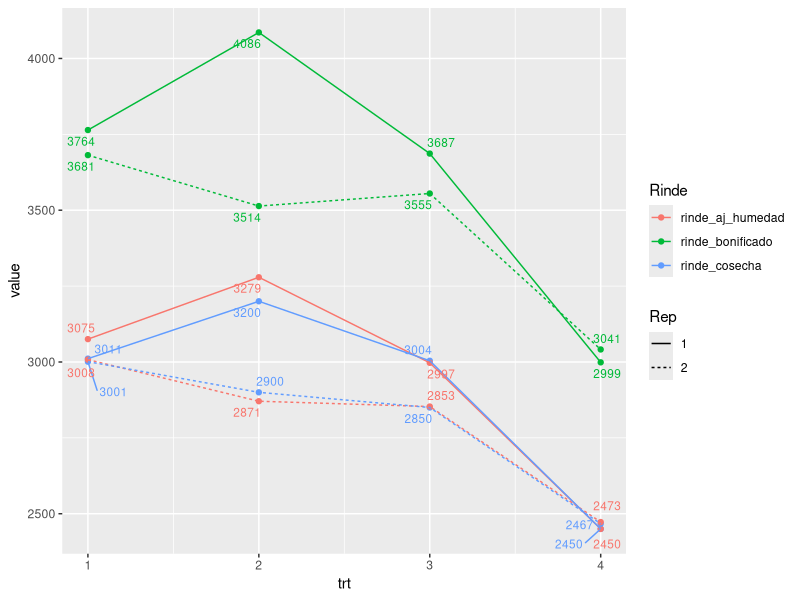

This figure's R source:

# Cada cultivo de grano tiene su humedad standard de recibo, por ej. el girasol se recibe a 11% de humedad.
# Ademas, el girasol puede obtener bonificaciones por el contenido de aceite, 
# esto es: para valores superiores a 42% se bonifica a razón de 2% mas de rendimiento por cada punto %.
# http://www.agro.unc.edu.ar/~wpweb/cereales/wp-content/uploads/sites/31/2018/07/TABLA-TIPIFICACION-Calidad-Comercial-de-granos.pdf

# Al presentar resultados de ensayos de girasol es común ver el rendimiento ajustado a 11% y sobre este, 
# se aplica la bonificación correspondiente según % de aceite. 

# Al tratarse de un cálculo de rutina, nos conviene tener a mano funciones que nos faciliten los cálculos 
# en algun script. Veamos como hariamos esas funciones

# (Siempre es bueno verificar en un Hoja de cálculo de excel como este link)
# https://docs.google.com/spreadsheets/d/1WqLNuOCriRdXaND7xF3OZL939WaaJl_Iy-kzc6jmoOo/edit?usp=sharing

# Paquetes
library(tidyverse)
library(ggrepel) # para evitar solapamiento de etiquetas

# Datos de prueba
dat <- tibble::tribble(
  ~trt, ~rep, ~rinde_cosecha, ~humedad_a_cosecha, ~aceite_porc,
  1,    1,           3011,                9.1,         53.2,
  2,    1,           3200,                8.8,         54.3,
  3,    1,           3004,               11.2,         53.5,
  4,    1,           2450,                 11,         53.2,
  2,    2,           2900,               11.9,         53.2,
  3,    2,           2850,               10.9,         54.3,
  4,    2,           2467,               10.8,         53.5,
  1,    2,           3001,               10.8,         53.2
)

# funcion para ajustar rinde por humedad

ajustar_por_humedad <- function(rinde_cosecha, humedad_a_cosecha, hum_recibo){
  agua <- rinde_cosecha*humedad_a_cosecha/100
  rinde_seco <- rinde_cosecha - agua 
  factor_ajuste <- 1-hum_recibo/100
  rinde_aj_comercial <- rinde_seco/factor_ajuste
}

# poniendo a prueba la funcion 
dat %>% 
  mutate(rinde_aj_humedad = ajustar_por_humedad(rinde_cosecha, humedad_a_cosecha, hum_recibo=11))

# funcion para ajustar rinde por binificacion 

ajustar_por_aceite <- function(rinde_aj_humedad, aceite_porcen){
  bonificacion <- 1+((aceite_porcen-42)*2)/100
  rinde_bonificado <- rinde_aj_humedad * bonificacion
}

# Actualizando el set de datos
dat <- dat %>% 
  mutate(rinde_aj_humedad = ajustar_por_humedad(rinde_cosecha, humedad_a_cosecha, hum_recibo=11),
         rinde_bonificado = ajustar_por_aceite(rinde_aj_humedad, aceite_porc))

# Graficos!!!
dat %>%
  pivot_longer(starts_with("rinde")) %>% 
  ggplot() + 
  aes(x=trt, group=interaction(rep, name), linetype=factor(rep), y = value, color = name) +
  geom_point() + 
  geom_line(stat = "summary", fun = mean) +
  geom_text_repel(aes(label = after_stat(y) %>% round()), show.legend = F, size=3) +
  labs(linetype="Rep", color = "Rinde")
